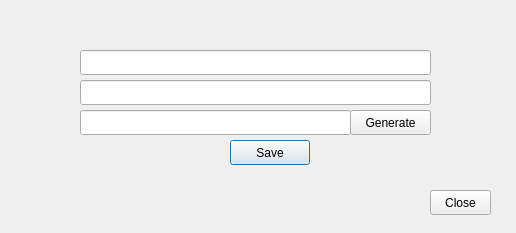
<?xml version="1.0" encoding="UTF-8"?>
<ui version="4.0">
 <class>PasswordDialog</class>
 <widget class="QDialog" name="PasswordDialog">
  <property name="geometry">
   <rect>
    <x>0</x>
    <y>0</y>
    <width>516</width>
    <height>233</height>
   </rect>
  </property>
  <property name="windowTitle">
   <string>Dialog</string>
  </property>
  <widget class="QLineEdit" name="txtWebsite">
   <property name="geometry">
    <rect>
     <x>80</x>
     <y>50</y>
     <width>351</width>
     <height>25</height>
    </rect>
   </property>
  </widget>
  <widget class="QLineEdit" name="txtUsername">
   <property name="geometry">
    <rect>
     <x>80</x>
     <y>80</y>
     <width>351</width>
     <height>25</height>
    </rect>
   </property>
  </widget>
  <widget class="QLineEdit" name="txtPassword">
   <property name="geometry">
    <rect>
     <x>80</x>
     <y>110</y>
     <width>271</width>
     <height>25</height>
    </rect>
   </property>
  </widget>
  <widget class="QPushButton" name="btnSave">
   <property name="geometry">
    <rect>
     <x>230</x>
     <y>140</y>
     <width>80</width>
     <height>25</height>
    </rect>
   </property>
   <property name="text">
    <string>Save</string>
   </property>
  </widget>
  <widget class="QPushButton" name="btnClose">
   <property name="geometry">
    <rect>
     <x>430</x>
     <y>190</y>
     <width>61</width>
     <height>25</height>
    </rect>
   </property>
   <property name="text">
    <string>Close</string>
   </property>
  </widget>
  <widget class="QPushButton" name="generateButton">
   <property name="geometry">
    <rect>
     <x>350</x>
     <y>110</y>
     <width>81</width>
     <height>25</height>
    </rect>
   </property>
   <property name="text">
    <string>Generate</string>
   </property>
  </widget>
 </widget>
 <resources/>
 <connections/>
</ui>
